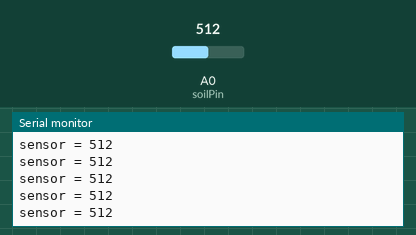
Simulated run of this sketch. Board: Arduino Uno, built with avr-gcc and run on an emulated ATmega328P. Shown: the last lines printed to the serial monitor. The inputs (shaded band) are chosen by the test bench; at power-on: A0 (soilPin) = 512.

Above: at 4.2 s.
4.3 s: A0 (soilPin) set to 716
At 6.5 s:
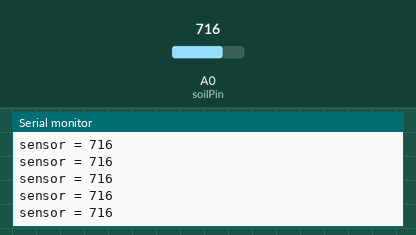
6.9 s: A0 (soilPin) set to 900
At 8.7 s:
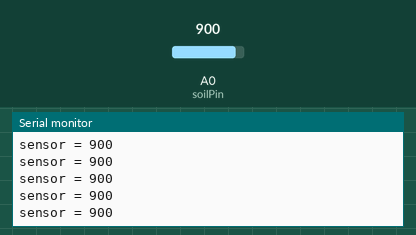
Timing chart, 0 to 10.2 s (numbered marks = the images above; inputs shaded):
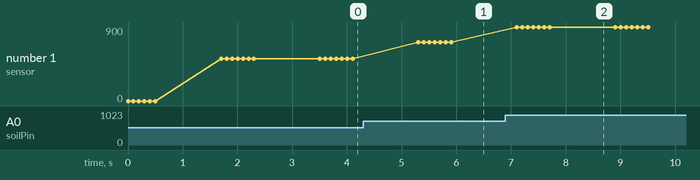

The sketch:

testMoisture.ino
```cpp
uint8_t soilPin = 0;   //one nail goes to +5V, the other nail goes to this analogue pin
int moisture_val;

int sensorVCC = 13;
int counter = 0;

void setup() {
  Serial.begin(115200);     //open serial port
  pinMode(sensorVCC, OUTPUT);
  digitalWrite(sensorVCC, LOW);
}

void loop() {
  counter++;
  if(counter> 6){      // change this value to set "not powered" time. higher number bigger gap
    // power the sensor
    digitalWrite(sensorVCC, HIGH);
    delay(1000);
    // read the value from the sensor:
    moisture_val = analogRead(soilPin);   // read the resistance
    //stop power
    digitalWrite(sensorVCC, LOW);
    delay(100);
    counter=0;
  }
  //wait
  Serial.print("sensor = " );
  Serial.println(moisture_val);
  delay(100);
}
```

Measured:
- after the input at 4.3 s, the serial monitor: prints a new line after 1.0 s (image 1)
- after the input at 6.9 s, the serial monitor: prints a new line after 0.21 s (image 2)
- plotted number 1: 512 → 716 after the input at 4.3 s, 716 → 900 after the input at 6.9 s
